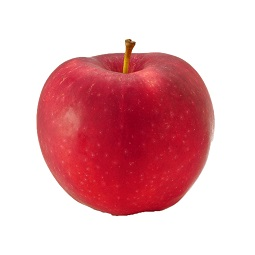
%> input picture HSVSpace/apples.jpg, 255 x 255 px
$ octave hsv_space.m   (GNU Octave 9; MATLAB toolbox functions it lacks are replaced by stand-ins)
%> lines starting %> are read from the running program, lines starting %| are printed output that depends on the picture
I=imread('apples.jpg');
%> I is the input picture: size 255x255x3 uint8; mean R, G, B 229.9, 176.6, 182
J=imread('fruit.jpg');
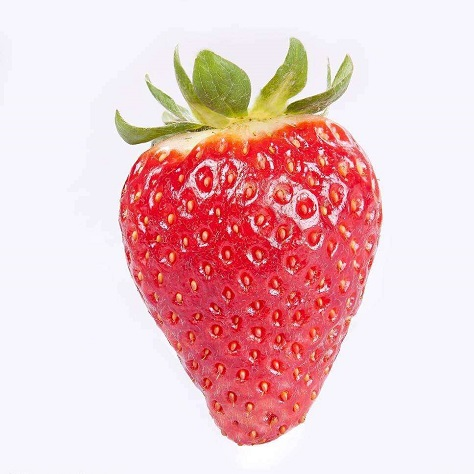
%> input picture HSVSpace/fruit.jpg, 474 x 474 px
%> J is the input picture: size 474x474x3 uint8; mean R, G, B 235.7, 196.8, 200.2
K=imread('ningmeng.jpg');
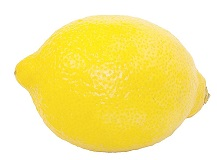
%> input picture HSVSpace/ningmeng.jpg, 217 x 160 px
%> K is the input picture: size 160x217x3 uint8; mean R, G, B 250, 235.4, 149.1
apples_HSV=rgb2hsv(I);
%> apples_HSV: size 255x255x3 double; mean H, S, V 0.364, 0.29, 0.902
apples_H=apples_HSV(:,:,1);
apples_S=apples_HSV(:,:,2);
apples_V=apples_HSV(:,:,3);

fruit_HSV=rgb2hsv(J);
%> fruit_HSV: size 474x474x3 double; mean H, S, V 0.683, 0.226, 0.942
fruit_H=fruit_HSV(:,:,1);
fruit_S=fruit_HSV(:,:,2);
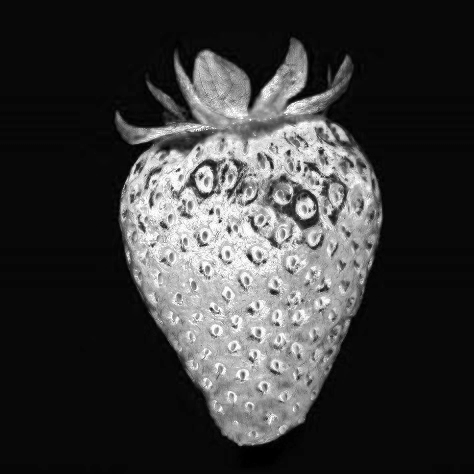
%> fruit_S: size 474x474 double; min 0, max 1, mean 0.226
fruit_V=fruit_HSV(:,:,3);

ningmeng_HSV=rgb2hsv(K);
%> ningmeng_HSV: size 160x217x3 double; mean H, S, V 0.131, 0.41, 0.981
ningmeng_H=ningmeng_HSV(:,:,1);
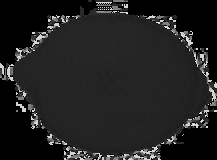
%> ningmeng_H: size 160x217 double; min 0, max 0.958, mean 0.131
ningmeng_S=ningmeng_HSV(:,:,2);
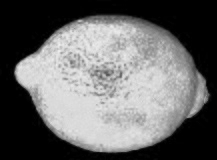
%> ningmeng_S: size 160x217 double; min 0, max 0.944, mean 0.41
ningmeng_V=ningmeng_HSV(:,:,3);
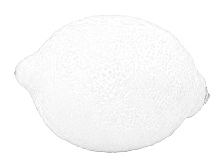
%> ningmeng_V: size 160x217 double; min 0.647, max 1, mean 0.981
subplot(3,3,1),imhist(apples_H);title('苹果H通道');
xlabel({' ','像素级'});ylabel('像素出现次数');
subplot(3,3,2),imhist(apples_S);title('苹果S通道');
xlabel({' ','像素级'});ylabel('像素出现次数');
subplot(3,3,3),imhist(apples_V);title('苹果V通道');
xlabel({' ','像素级'});ylabel('像素出现次数');
subplot(3,3,4),imhist(fruit_H);title('草莓H通道');
xlabel({' ','像素级'});ylabel('像素出现次数');
subplot(3,3,5),imhist(fruit_S);title('草莓S通道');
xlabel({' ','像素级'});ylabel('像素出现次数');
subplot(3,3,6),imhist(fruit_V);title('草莓V通道');
xlabel({' ','像素级'});ylabel('像素出现次数');
subplot(3,3,7),imhist(ningmeng_H);title('柠檬H通道');
xlabel({' ','像素级'});ylabel('像素出现次数');
subplot(3,3,8),imhist(ningmeng_S);title('柠檬S通道');
xlabel({' ','像素级'});ylabel('像素出现次数');
subplot(3,3,9),imhist(ningmeng_V);title('柠檬V通道');
xlabel({' ','像素级'});ylabel('像素出现次数');
%> after `ylabel('像素出现次数')`:
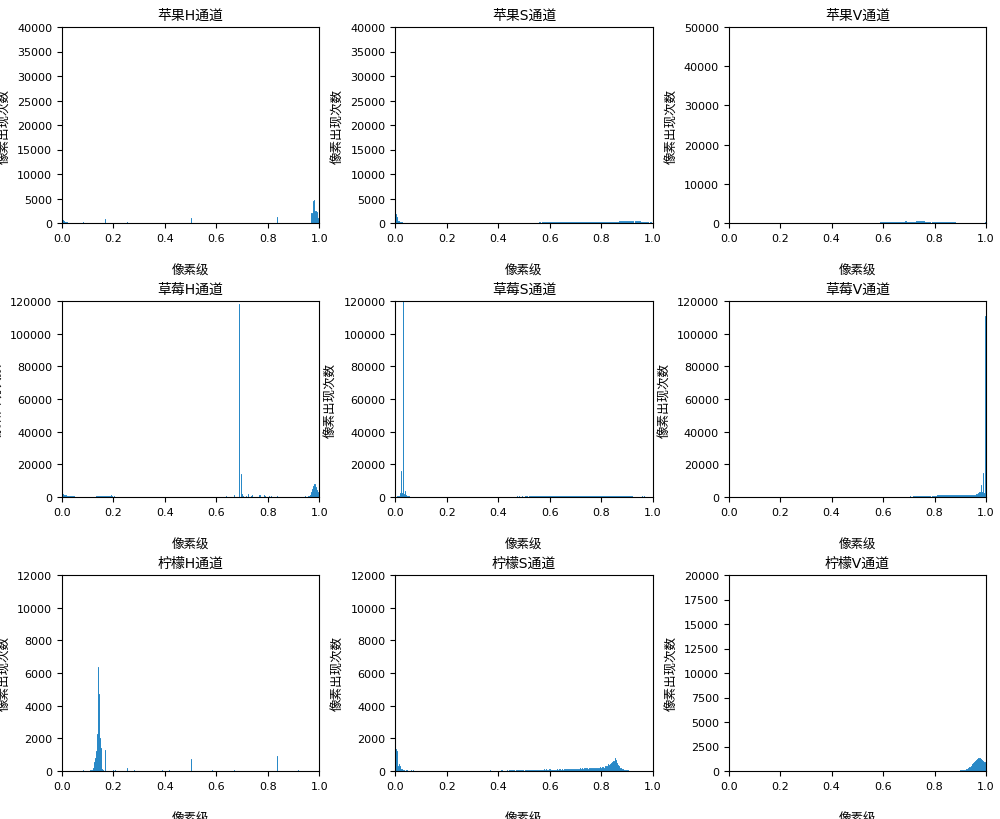
%> figure redrawn from the program's plot data, 9 panels; panel 1: highest point at x = 0, y = 36638; panel 2: highest point at x = 0, y = 36049; panel 3: highest point at x = 1, y = 40663; panel 4: highest point at x = 0.686, y = 118400
